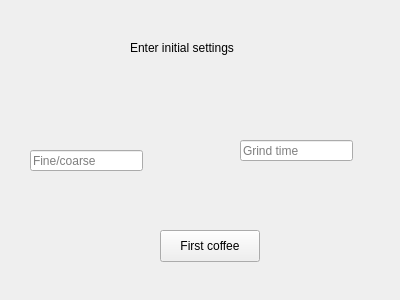
<?xml version="1.0" encoding="UTF-8"?>
<ui version="4.0">
 <class>InitialSettings</class>
 <widget class="QWidget" name="InitialSettings">
  <property name="geometry">
   <rect>
    <x>0</x>
    <y>0</y>
    <width>400</width>
    <height>300</height>
   </rect>
  </property>
  <property name="windowTitle">
   <string>InitialSettings</string>
  </property>
  <widget class="QLabel" name="label">
   <property name="geometry">
    <rect>
     <x>130</x>
     <y>40</y>
     <width>161</width>
     <height>16</height>
    </rect>
   </property>
   <property name="text">
    <string>Enter initial settings</string>
   </property>
  </widget>
  <widget class="QLineEdit" name="lineEdit">
   <property name="geometry">
    <rect>
     <x>30</x>
     <y>150</y>
     <width>113</width>
     <height>21</height>
    </rect>
   </property>
   <property name="placeholderText">
    <string>Fine/coarse</string>
   </property>
  </widget>
  <widget class="QLineEdit" name="lineEdit_2">
   <property name="geometry">
    <rect>
     <x>240</x>
     <y>140</y>
     <width>113</width>
     <height>21</height>
    </rect>
   </property>
   <property name="placeholderText">
    <string>Grind time</string>
   </property>
  </widget>
  <widget class="QPushButton" name="pushButton">
   <property name="geometry">
    <rect>
     <x>160</x>
     <y>230</y>
     <width>100</width>
     <height>32</height>
    </rect>
   </property>
   <property name="text">
    <string>First coffee</string>
   </property>
  </widget>
 </widget>
 <resources/>
 <connections>
  <connection>
   <sender>pushButton</sender>
   <signal>clicked()</signal>
   <receiver>InitialSettings</receiver>
   <slot>nextPage()</slot>
   <hints>
    <hint type="sourcelabel">
     <x>183</x>
     <y>239</y>
    </hint>
    <hint type="destinationlabel">
     <x>69</x>
     <y>240</y>
    </hint>
   </hints>
  </connection>
 </connections>
 <slots>
  <slot>nextPage()</slot>
 </slots>
</ui>
